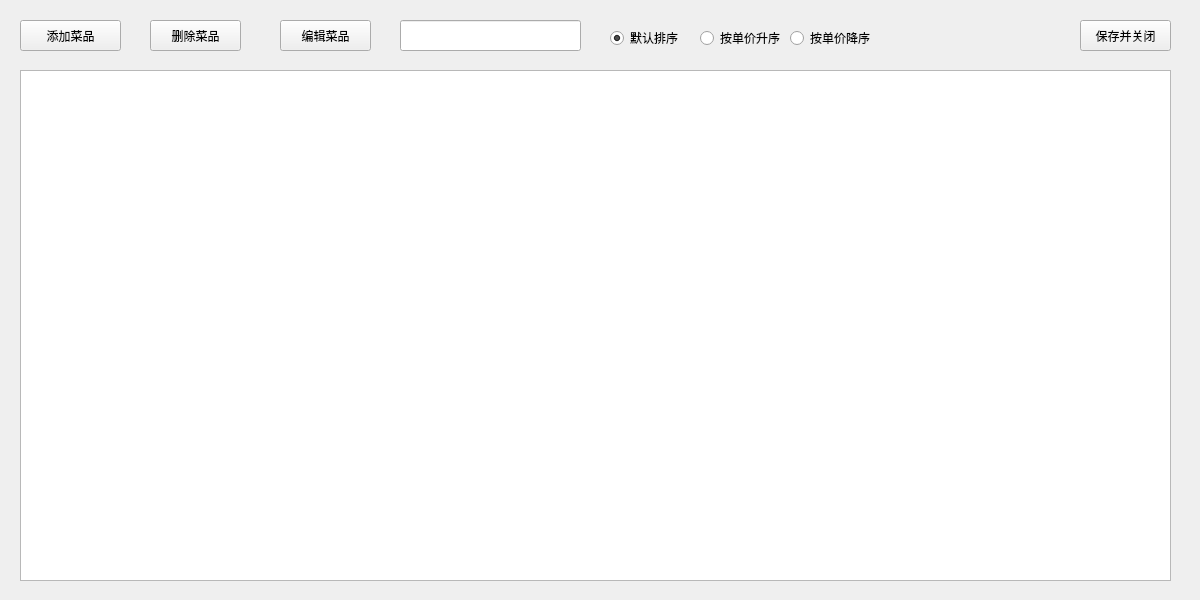
<?xml version="1.0" encoding="UTF-8"?>
<ui version="4.0">
 <class>stockwindow</class>
 <widget class="QWidget" name="stockwindow">
  <property name="geometry">
   <rect>
    <x>0</x>
    <y>0</y>
    <width>1200</width>
    <height>600</height>
   </rect>
  </property>
  <property name="minimumSize">
   <size>
    <width>1200</width>
    <height>600</height>
   </size>
  </property>
  <property name="maximumSize">
   <size>
    <width>1200</width>
    <height>600</height>
   </size>
  </property>
  <property name="windowTitle">
   <string>菜品与库存管理</string>
  </property>
  <property name="styleSheet">
   <string notr="true"/>
  </property>
  <widget class="QPushButton" name="pushButton">
   <property name="geometry">
    <rect>
     <x>20</x>
     <y>20</y>
     <width>101</width>
     <height>31</height>
    </rect>
   </property>
   <property name="text">
    <string>添加菜品</string>
   </property>
   <property name="icon">
    <iconset theme="QIcon::ThemeIcon::ListAdd"/>
   </property>
  </widget>
  <widget class="QPushButton" name="pushButton_2">
   <property name="geometry">
    <rect>
     <x>1080</x>
     <y>20</y>
     <width>91</width>
     <height>31</height>
    </rect>
   </property>
   <property name="text">
    <string>保存并关闭</string>
   </property>
   <property name="icon">
    <iconset theme="QIcon::ThemeIcon::SystemLogOut"/>
   </property>
  </widget>
  <widget class="QPushButton" name="pushButton_3">
   <property name="geometry">
    <rect>
     <x>150</x>
     <y>20</y>
     <width>91</width>
     <height>31</height>
    </rect>
   </property>
   <property name="text">
    <string>删除菜品</string>
   </property>
   <property name="icon">
    <iconset theme="QIcon::ThemeIcon::ListRemove"/>
   </property>
  </widget>
  <widget class="QPushButton" name="pushButton_4">
   <property name="geometry">
    <rect>
     <x>280</x>
     <y>20</y>
     <width>91</width>
     <height>31</height>
    </rect>
   </property>
   <property name="text">
    <string>编辑菜品</string>
   </property>
   <property name="icon">
    <iconset theme="QIcon::ThemeIcon::MailMessageNew"/>
   </property>
  </widget>
  <widget class="QRadioButton" name="radioButton">
   <property name="geometry">
    <rect>
     <x>610</x>
     <y>30</y>
     <width>91</width>
     <height>16</height>
    </rect>
   </property>
   <property name="text">
    <string>默认排序</string>
   </property>
   <property name="checked">
    <bool>true</bool>
   </property>
  </widget>
  <widget class="QRadioButton" name="radioButton_3">
   <property name="geometry">
    <rect>
     <x>700</x>
     <y>30</y>
     <width>111</width>
     <height>16</height>
    </rect>
   </property>
   <property name="text">
    <string>按单价升序</string>
   </property>
  </widget>
  <widget class="QRadioButton" name="radioButton_4">
   <property name="geometry">
    <rect>
     <x>790</x>
     <y>30</y>
     <width>101</width>
     <height>16</height>
    </rect>
   </property>
   <property name="text">
    <string>按单价降序</string>
   </property>
  </widget>
  <widget class="QLineEdit" name="searchLineEdit">
   <property name="geometry">
    <rect>
     <x>400</x>
     <y>20</y>
     <width>181</width>
     <height>31</height>
    </rect>
   </property>
  </widget>
  <widget class="QTableWidget" name="tableWidget">
   <property name="geometry">
    <rect>
     <x>20</x>
     <y>70</y>
     <width>1151</width>
     <height>511</height>
    </rect>
   </property>
   <property name="styleSheet">
    <string notr="true"/>
   </property>
  </widget>
 </widget>
 <resources/>
 <connections/>
</ui>
